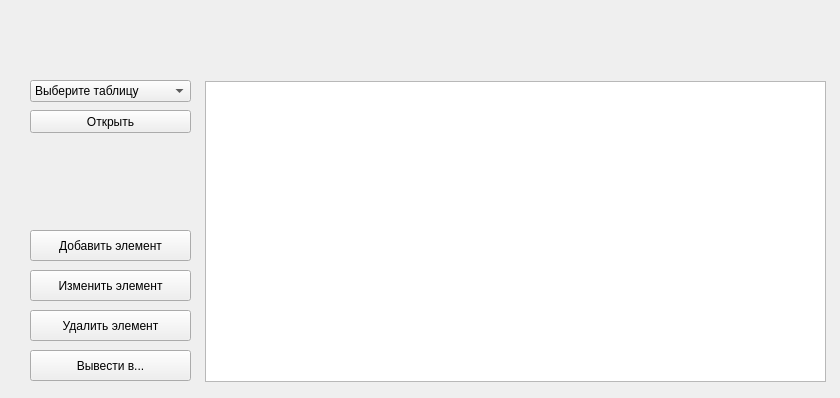
<?xml version="1.0" encoding="UTF-8"?>
<ui version="4.0">
 <class>MainWindow</class>
 <widget class="QMainWindow" name="MainWindow">
  <property name="geometry">
   <rect>
    <x>0</x>
    <y>0</y>
    <width>840</width>
    <height>398</height>
   </rect>
  </property>
  <property name="minimumSize">
   <size>
    <width>840</width>
    <height>398</height>
   </size>
  </property>
  <property name="maximumSize">
   <size>
    <width>840</width>
    <height>398</height>
   </size>
  </property>
  <property name="windowTitle">
   <string>ЖКХ</string>
  </property>
  <property name="styleSheet">
   <string notr="true">QPushButton[objectName=&quot;back_button&quot;],
QPushButton[objectName=&quot;back_button_2&quot;],
QPushButton[objectName=&quot;back_button_3&quot;],
QPushButton[objectName=&quot;back_button_4&quot;], 
QPushButton[objectName=&quot;back_button_5&quot;], 
QPushButton[objectName=&quot;back_button_6&quot;], 
QPushButton[objectName=&quot;back_button_7&quot;],
QPushButton[objectName=&quot;back_button_8&quot;] { background: transparent; }</string>
  </property>
  <widget class="QWidget" name="centralwidget">
   <widget class="QStackedWidget" name="stackedWidget">
    <property name="geometry">
     <rect>
      <x>0</x>
      <y>0</y>
      <width>841</width>
      <height>401</height>
     </rect>
    </property>
    <property name="minimumSize">
     <size>
      <width>841</width>
      <height>401</height>
     </size>
    </property>
    <property name="maximumSize">
     <size>
      <width>841</width>
      <height>401</height>
     </size>
    </property>
    <property name="currentIndex">
     <number>0</number>
    </property>
    <widget class="QWidget" name="main_page">
     <property name="minimumSize">
      <size>
       <width>841</width>
       <height>401</height>
      </size>
     </property>
     <property name="maximumSize">
      <size>
       <width>841</width>
       <height>401</height>
      </size>
     </property>
     <widget class="QComboBox" name="select_table">
      <property name="geometry">
       <rect>
        <x>30</x>
        <y>80</y>
        <width>161</width>
        <height>22</height>
       </rect>
      </property>
      <item>
       <property name="text">
        <string>Выберите таблицу</string>
       </property>
      </item>
      <item>
       <property name="text">
        <string>salespeople</string>
       </property>
      </item>
      <item>
       <property name="text">
        <string>customers</string>
       </property>
      </item>
      <item>
       <property name="text">
        <string>orders</string>
       </property>
      </item>
     </widget>
     <widget class="QPushButton" name="open_table">
      <property name="geometry">
       <rect>
        <x>30</x>
        <y>110</y>
        <width>161</width>
        <height>23</height>
       </rect>
      </property>
      <property name="text">
       <string>Открыть</string>
      </property>
     </widget>
     <widget class="QPushButton" name="delete_table">
      <property name="geometry">
       <rect>
        <x>30</x>
        <y>310</y>
        <width>161</width>
        <height>31</height>
       </rect>
      </property>
      <property name="text">
       <string>Удалить элемент</string>
      </property>
     </widget>
     <widget class="QTableWidget" name="table_data">
      <property name="geometry">
       <rect>
        <x>205</x>
        <y>81</y>
        <width>621</width>
        <height>301</height>
       </rect>
      </property>
     </widget>
     <widget class="QPushButton" name="add_table">
      <property name="geometry">
       <rect>
        <x>30</x>
        <y>230</y>
        <width>161</width>
        <height>31</height>
       </rect>
      </property>
      <property name="text">
       <string>Добавить элемент</string>
      </property>
     </widget>
     <widget class="QPushButton" name="change_table">
      <property name="geometry">
       <rect>
        <x>30</x>
        <y>270</y>
        <width>161</width>
        <height>31</height>
       </rect>
      </property>
      <property name="text">
       <string>Изменить элемент</string>
      </property>
     </widget>
     <widget class="QPushButton" name="save_table">
      <property name="geometry">
       <rect>
        <x>30</x>
        <y>350</y>
        <width>161</width>
        <height>31</height>
       </rect>
      </property>
      <property name="text">
       <string>Вывести в...</string>
      </property>
     </widget>
    </widget>
    <widget class="QWidget" name="add_street_page">
     <property name="minimumSize">
      <size>
       <width>841</width>
       <height>401</height>
      </size>
     </property>
     <property name="maximumSize">
      <size>
       <width>841</width>
       <height>401</height>
      </size>
     </property>
     <widget class="QLineEdit" name="id_street">
      <property name="geometry">
       <rect>
        <x>230</x>
        <y>130</y>
        <width>381</width>
        <height>31</height>
       </rect>
      </property>
      <property name="readOnly">
       <bool>true</bool>
      </property>
     </widget>
     <widget class="QLineEdit" name="name_street">
      <property name="geometry">
       <rect>
        <x>230</x>
        <y>190</y>
        <width>381</width>
        <height>31</height>
       </rect>
      </property>
      <property name="text">
       <string/>
      </property>
      <property name="placeholderText">
       <string>Введите улицу</string>
      </property>
     </widget>
     <widget class="QPushButton" name="add_street_button">
      <property name="geometry">
       <rect>
        <x>250</x>
        <y>240</y>
        <width>341</width>
        <height>31</height>
       </rect>
      </property>
      <property name="text">
       <string>Добавить</string>
      </property>
     </widget>
     <widget class="QPushButton" name="back_button">
      <property name="geometry">
       <rect>
        <x>10</x>
        <y>10</y>
        <width>31</width>
        <height>31</height>
       </rect>
      </property>
      <property name="cursor">
       <cursorShape>PointingHandCursor</cursorShape>
      </property>
      <property name="text">
       <string/>
      </property>
     </widget>
     <widget class="QLabel" name="back_button_icon">
      <property name="geometry">
       <rect>
        <x>10</x>
        <y>10</y>
        <width>31</width>
        <height>31</height>
       </rect>
      </property>
      <property name="text">
       <string/>
      </property>
      <property name="pixmap">
       <pixmap>arrow_back_FILL0_wght400_GRAD0_opsz48.svg</pixmap>
      </property>
      <property name="scaledContents">
       <bool>true</bool>
      </property>
     </widget>
     <zorder>back_button_icon</zorder>
     <zorder>id_street</zorder>
     <zorder>name_street</zorder>
     <zorder>add_street_button</zorder>
     <zorder>back_button</zorder>
    </widget>
    <widget class="QWidget" name="add_account_page">
     <property name="minimumSize">
      <size>
       <width>841</width>
       <height>401</height>
      </size>
     </property>
     <property name="maximumSize">
      <size>
       <width>841</width>
       <height>401</height>
      </size>
     </property>
     <widget class="QPushButton" name="back_button_2">
      <property name="geometry">
       <rect>
        <x>10</x>
        <y>10</y>
        <width>31</width>
        <height>31</height>
       </rect>
      </property>
      <property name="cursor">
       <cursorShape>PointingHandCursor</cursorShape>
      </property>
      <property name="text">
       <string/>
      </property>
     </widget>
     <widget class="QLabel" name="back_button_icon_2">
      <property name="geometry">
       <rect>
        <x>10</x>
        <y>10</y>
        <width>31</width>
        <height>31</height>
       </rect>
      </property>
      <property name="text">
       <string/>
      </property>
      <property name="pixmap">
       <pixmap>arrow_back_FILL0_wght400_GRAD0_opsz48.svg</pixmap>
      </property>
      <property name="scaledContents">
       <bool>true</bool>
      </property>
     </widget>
     <widget class="QLineEdit" name="id_account">
      <property name="geometry">
       <rect>
        <x>230</x>
        <y>10</y>
        <width>381</width>
        <height>31</height>
       </rect>
      </property>
      <property name="readOnly">
       <bool>true</bool>
      </property>
     </widget>
     <widget class="QPushButton" name="add_account_button">
      <property name="geometry">
       <rect>
        <x>330</x>
        <y>350</y>
        <width>181</width>
        <height>31</height>
       </rect>
      </property>
      <property name="text">
       <string>Добавить</string>
      </property>
     </widget>
     <widget class="QLineEdit" name="number_account">
      <property name="geometry">
       <rect>
        <x>230</x>
        <y>60</y>
        <width>381</width>
        <height>31</height>
       </rect>
      </property>
      <property name="placeholderText">
       <string>Введите № счета</string>
      </property>
     </widget>
     <widget class="QComboBox" name="id_street_account">
      <property name="geometry">
       <rect>
        <x>230</x>
        <y>110</y>
        <width>381</width>
        <height>31</height>
       </rect>
      </property>
     </widget>
     <widget class="QLineEdit" name="flat_account">
      <property name="geometry">
       <rect>
        <x>230</x>
        <y>260</y>
        <width>381</width>
        <height>31</height>
       </rect>
      </property>
      <property name="placeholderText">
       <string>Введите № квартиры</string>
      </property>
     </widget>
     <widget class="QLineEdit" name="full_name_account">
      <property name="geometry">
       <rect>
        <x>230</x>
        <y>310</y>
        <width>381</width>
        <height>31</height>
       </rect>
      </property>
      <property name="placeholderText">
       <string>Введите ФИО</string>
      </property>
     </widget>
     <widget class="QLineEdit" name="frame_account">
      <property name="geometry">
       <rect>
        <x>230</x>
        <y>210</y>
        <width>381</width>
        <height>31</height>
       </rect>
      </property>
      <property name="placeholderText">
       <string>Введите корпус дома</string>
      </property>
     </widget>
     <widget class="QLineEdit" name="house_account">
      <property name="geometry">
       <rect>
        <x>230</x>
        <y>160</y>
        <width>381</width>
        <height>31</height>
       </rect>
      </property>
      <property name="placeholderText">
       <string>Введите № дома</string>
      </property>
     </widget>
     <zorder>back_button_icon_2</zorder>
     <zorder>back_button_2</zorder>
     <zorder>id_account</zorder>
     <zorder>add_account_button</zorder>
     <zorder>number_account</zorder>
     <zorder>id_street_account</zorder>
     <zorder>flat_account</zorder>
     <zorder>full_name_account</zorder>
     <zorder>frame_account</zorder>
     <zorder>house_account</zorder>
    </widget>
    <widget class="QWidget" name="add_service_page">
     <property name="minimumSize">
      <size>
       <width>841</width>
       <height>401</height>
      </size>
     </property>
     <property name="maximumSize">
      <size>
       <width>841</width>
       <height>401</height>
      </size>
     </property>
     <widget class="QPushButton" name="back_button_3">
      <property name="geometry">
       <rect>
        <x>10</x>
        <y>10</y>
        <width>31</width>
        <height>31</height>
       </rect>
      </property>
      <property name="cursor">
       <cursorShape>PointingHandCursor</cursorShape>
      </property>
      <property name="text">
       <string/>
      </property>
     </widget>
     <widget class="QLabel" name="back_button_icon_3">
      <property name="geometry">
       <rect>
        <x>10</x>
        <y>10</y>
        <width>31</width>
        <height>31</height>
       </rect>
      </property>
      <property name="text">
       <string/>
      </property>
      <property name="pixmap">
       <pixmap>arrow_back_FILL0_wght400_GRAD0_opsz48.svg</pixmap>
      </property>
      <property name="scaledContents">
       <bool>true</bool>
      </property>
     </widget>
     <widget class="QLineEdit" name="id_service">
      <property name="geometry">
       <rect>
        <x>230</x>
        <y>130</y>
        <width>381</width>
        <height>31</height>
       </rect>
      </property>
      <property name="readOnly">
       <bool>true</bool>
      </property>
     </widget>
     <widget class="QPushButton" name="add_service_button">
      <property name="geometry">
       <rect>
        <x>250</x>
        <y>300</y>
        <width>341</width>
        <height>31</height>
       </rect>
      </property>
      <property name="text">
       <string>Добавить</string>
      </property>
     </widget>
     <widget class="QLineEdit" name="name_service">
      <property name="geometry">
       <rect>
        <x>230</x>
        <y>190</y>
        <width>381</width>
        <height>31</height>
       </rect>
      </property>
      <property name="placeholderText">
       <string>Введите название тарифа</string>
      </property>
     </widget>
     <widget class="QLineEdit" name="rate_service">
      <property name="geometry">
       <rect>
        <x>230</x>
        <y>250</y>
        <width>381</width>
        <height>31</height>
       </rect>
      </property>
      <property name="placeholderText">
       <string>Введите тариф</string>
      </property>
     </widget>
     <zorder>back_button_icon_3</zorder>
     <zorder>back_button_3</zorder>
     <zorder>id_service</zorder>
     <zorder>add_service_button</zorder>
     <zorder>name_service</zorder>
     <zorder>rate_service</zorder>
    </widget>
    <widget class="QWidget" name="add_accrual_page">
     <property name="minimumSize">
      <size>
       <width>841</width>
       <height>401</height>
      </size>
     </property>
     <property name="maximumSize">
      <size>
       <width>841</width>
       <height>401</height>
      </size>
     </property>
     <widget class="QLabel" name="back_button_icon_4">
      <property name="geometry">
       <rect>
        <x>800</x>
        <y>20</y>
        <width>31</width>
        <height>31</height>
       </rect>
      </property>
      <property name="text">
       <string/>
      </property>
      <property name="pixmap">
       <pixmap>arrow_back_FILL0_wght400_GRAD0_opsz48.svg</pixmap>
      </property>
      <property name="scaledContents">
       <bool>true</bool>
      </property>
     </widget>
     <widget class="QPushButton" name="back_button_4">
      <property name="geometry">
       <rect>
        <x>800</x>
        <y>20</y>
        <width>31</width>
        <height>31</height>
       </rect>
      </property>
      <property name="cursor">
       <cursorShape>PointingHandCursor</cursorShape>
      </property>
      <property name="text">
       <string/>
      </property>
     </widget>
     <widget class="QLineEdit" name="id_accrual">
      <property name="geometry">
       <rect>
        <x>230</x>
        <y>90</y>
        <width>381</width>
        <height>31</height>
       </rect>
      </property>
      <property name="readOnly">
       <bool>true</bool>
      </property>
     </widget>
     <widget class="QLineEdit" name="quantity_accrual">
      <property name="geometry">
       <rect>
        <x>230</x>
        <y>240</y>
        <width>381</width>
        <height>31</height>
       </rect>
      </property>
      <property name="placeholderText">
       <string>Введите количество</string>
      </property>
     </widget>
     <widget class="QComboBox" name="id_account_accrual">
      <property name="geometry">
       <rect>
        <x>230</x>
        <y>140</y>
        <width>381</width>
        <height>31</height>
       </rect>
      </property>
     </widget>
     <widget class="QComboBox" name="id_service_accrual">
      <property name="geometry">
       <rect>
        <x>230</x>
        <y>190</y>
        <width>381</width>
        <height>31</height>
       </rect>
      </property>
     </widget>
     <widget class="QPushButton" name="add_accrual_button">
      <property name="geometry">
       <rect>
        <x>350</x>
        <y>290</y>
        <width>141</width>
        <height>31</height>
       </rect>
      </property>
      <property name="text">
       <string>Добавить</string>
      </property>
     </widget>
    </widget>
    <widget class="QWidget" name="delete_page">
     <property name="minimumSize">
      <size>
       <width>841</width>
       <height>401</height>
      </size>
     </property>
     <property name="maximumSize">
      <size>
       <width>841</width>
       <height>401</height>
      </size>
     </property>
     <widget class="QListWidget" name="id_list_delete">
      <property name="geometry">
       <rect>
        <x>40</x>
        <y>50</y>
        <width>311</width>
        <height>261</height>
       </rect>
      </property>
     </widget>
     <widget class="QPushButton" name="delete_button">
      <property name="geometry">
       <rect>
        <x>460</x>
        <y>280</y>
        <width>261</width>
        <height>31</height>
       </rect>
      </property>
      <property name="text">
       <string>Удалить</string>
      </property>
     </widget>
     <widget class="QLineEdit" name="id_input_delete">
      <property name="geometry">
       <rect>
        <x>430</x>
        <y>230</y>
        <width>321</width>
        <height>31</height>
       </rect>
      </property>
      <property name="placeholderText">
       <string>Введите ID для удаления</string>
      </property>
     </widget>
     <widget class="QLabel" name="back_button_icon_5">
      <property name="geometry">
       <rect>
        <x>10</x>
        <y>10</y>
        <width>31</width>
        <height>31</height>
       </rect>
      </property>
      <property name="text">
       <string/>
      </property>
      <property name="pixmap">
       <pixmap>arrow_back_FILL0_wght400_GRAD0_opsz48.svg</pixmap>
      </property>
      <property name="scaledContents">
       <bool>true</bool>
      </property>
     </widget>
     <widget class="QPushButton" name="back_button_5">
      <property name="geometry">
       <rect>
        <x>10</x>
        <y>10</y>
        <width>31</width>
        <height>31</height>
       </rect>
      </property>
      <property name="cursor">
       <cursorShape>PointingHandCursor</cursorShape>
      </property>
      <property name="text">
       <string/>
      </property>
     </widget>
     <zorder>back_button_icon_5</zorder>
     <zorder>back_button_5</zorder>
     <zorder>id_list_delete</zorder>
     <zorder>delete_button</zorder>
     <zorder>id_input_delete</zorder>
    </widget>
    <widget class="QWidget" name="change_choice_page">
     <property name="minimumSize">
      <size>
       <width>841</width>
       <height>401</height>
      </size>
     </property>
     <property name="maximumSize">
      <size>
       <width>841</width>
       <height>401</height>
      </size>
     </property>
     <widget class="QComboBox" name="id_change">
      <property name="geometry">
       <rect>
        <x>230</x>
        <y>130</y>
        <width>381</width>
        <height>31</height>
       </rect>
      </property>
     </widget>
     <widget class="QComboBox" name="type_change">
      <property name="geometry">
       <rect>
        <x>230</x>
        <y>190</y>
        <width>381</width>
        <height>31</height>
       </rect>
      </property>
     </widget>
     <widget class="QPushButton" name="open_change">
      <property name="geometry">
       <rect>
        <x>250</x>
        <y>250</y>
        <width>341</width>
        <height>31</height>
       </rect>
      </property>
      <property name="text">
       <string>Открыть</string>
      </property>
     </widget>
     <widget class="QPushButton" name="back_button_6">
      <property name="geometry">
       <rect>
        <x>10</x>
        <y>10</y>
        <width>31</width>
        <height>31</height>
       </rect>
      </property>
      <property name="cursor">
       <cursorShape>PointingHandCursor</cursorShape>
      </property>
      <property name="text">
       <string/>
      </property>
     </widget>
     <widget class="QLabel" name="back_button_icon_6">
      <property name="geometry">
       <rect>
        <x>10</x>
        <y>10</y>
        <width>31</width>
        <height>31</height>
       </rect>
      </property>
      <property name="text">
       <string/>
      </property>
      <property name="pixmap">
       <pixmap>arrow_back_FILL0_wght400_GRAD0_opsz48.svg</pixmap>
      </property>
      <property name="scaledContents">
       <bool>true</bool>
      </property>
     </widget>
     <zorder>back_button_icon_6</zorder>
     <zorder>back_button_6</zorder>
     <zorder>id_change</zorder>
     <zorder>type_change</zorder>
     <zorder>open_change</zorder>
    </widget>
    <widget class="QWidget" name="change_page">
     <property name="minimumSize">
      <size>
       <width>841</width>
       <height>401</height>
      </size>
     </property>
     <property name="maximumSize">
      <size>
       <width>841</width>
       <height>401</height>
      </size>
     </property>
     <widget class="QLabel" name="id_select_change">
      <property name="geometry">
       <rect>
        <x>50</x>
        <y>90</y>
        <width>181</width>
        <height>21</height>
       </rect>
      </property>
      <property name="text">
       <string>ID - </string>
      </property>
     </widget>
     <widget class="QLabel" name="type_select_change">
      <property name="geometry">
       <rect>
        <x>310</x>
        <y>90</y>
        <width>181</width>
        <height>21</height>
       </rect>
      </property>
      <property name="text">
       <string>Изменяемый тип - </string>
      </property>
     </widget>
     <widget class="QTextEdit" name="new_change">
      <property name="geometry">
       <rect>
        <x>30</x>
        <y>120</y>
        <width>781</width>
        <height>191</height>
       </rect>
      </property>
     </widget>
     <widget class="QPushButton" name="change_button">
      <property name="geometry">
       <rect>
        <x>70</x>
        <y>330</y>
        <width>261</width>
        <height>31</height>
       </rect>
      </property>
      <property name="text">
       <string>Изменить</string>
      </property>
     </widget>
     <widget class="QPushButton" name="back_button_7">
      <property name="geometry">
       <rect>
        <x>10</x>
        <y>10</y>
        <width>31</width>
        <height>31</height>
       </rect>
      </property>
      <property name="cursor">
       <cursorShape>PointingHandCursor</cursorShape>
      </property>
      <property name="text">
       <string/>
      </property>
     </widget>
     <widget class="QLabel" name="back_button_icon_7">
      <property name="geometry">
       <rect>
        <x>10</x>
        <y>10</y>
        <width>31</width>
        <height>31</height>
       </rect>
      </property>
      <property name="text">
       <string/>
      </property>
      <property name="pixmap">
       <pixmap>arrow_back_FILL0_wght400_GRAD0_opsz48.svg</pixmap>
      </property>
      <property name="scaledContents">
       <bool>true</bool>
      </property>
     </widget>
     <zorder>back_button_icon_7</zorder>
     <zorder>back_button_7</zorder>
     <zorder>id_select_change</zorder>
     <zorder>type_select_change</zorder>
     <zorder>new_change</zorder>
     <zorder>change_button</zorder>
    </widget>
    <widget class="QWidget" name="output_page">
     <property name="minimumSize">
      <size>
       <width>841</width>
       <height>401</height>
      </size>
     </property>
     <property name="maximumSize">
      <size>
       <width>841</width>
       <height>401</height>
      </size>
     </property>
     <widget class="QPushButton" name="output_button">
      <property name="geometry">
       <rect>
        <x>329</x>
        <y>280</y>
        <width>181</width>
        <height>41</height>
       </rect>
      </property>
      <property name="text">
       <string>Вывод</string>
      </property>
     </widget>
     <widget class="QPushButton" name="back_button_8">
      <property name="geometry">
       <rect>
        <x>10</x>
        <y>10</y>
        <width>31</width>
        <height>31</height>
       </rect>
      </property>
      <property name="cursor">
       <cursorShape>PointingHandCursor</cursorShape>
      </property>
      <property name="text">
       <string/>
      </property>
     </widget>
     <widget class="QLabel" name="back_button_icon_8">
      <property name="geometry">
       <rect>
        <x>10</x>
        <y>10</y>
        <width>31</width>
        <height>31</height>
       </rect>
      </property>
      <property name="text">
       <string/>
      </property>
      <property name="pixmap">
       <pixmap>../icons/back_arrow.svg</pixmap>
      </property>
      <property name="scaledContents">
       <bool>true</bool>
      </property>
     </widget>
     <widget class="QComboBox" name="select_extension">
      <property name="geometry">
       <rect>
        <x>248</x>
        <y>141</y>
        <width>341</width>
        <height>31</height>
       </rect>
      </property>
      <item>
       <property name="text">
        <string>EXCEL</string>
       </property>
      </item>
      <item>
       <property name="text">
        <string>JSON</string>
       </property>
      </item>
     </widget>
     <widget class="QComboBox" name="select_output_type">
      <property name="geometry">
       <rect>
        <x>248</x>
        <y>210</y>
        <width>341</width>
        <height>31</height>
       </rect>
      </property>
      <item>
       <property name="text">
        <string>Лицевые счета</string>
       </property>
      </item>
      <item>
       <property name="text">
        <string>Извещение</string>
       </property>
      </item>
      <item>
       <property name="text">
        <string>Таблица</string>
       </property>
      </item>
     </widget>
     <zorder>back_button_icon_8</zorder>
     <zorder>output_button</zorder>
     <zorder>back_button_8</zorder>
     <zorder>select_extension</zorder>
     <zorder>select_output_type</zorder>
    </widget>
   </widget>
  </widget>
 </widget>
 <resources/>
 <connections/>
</ui>
